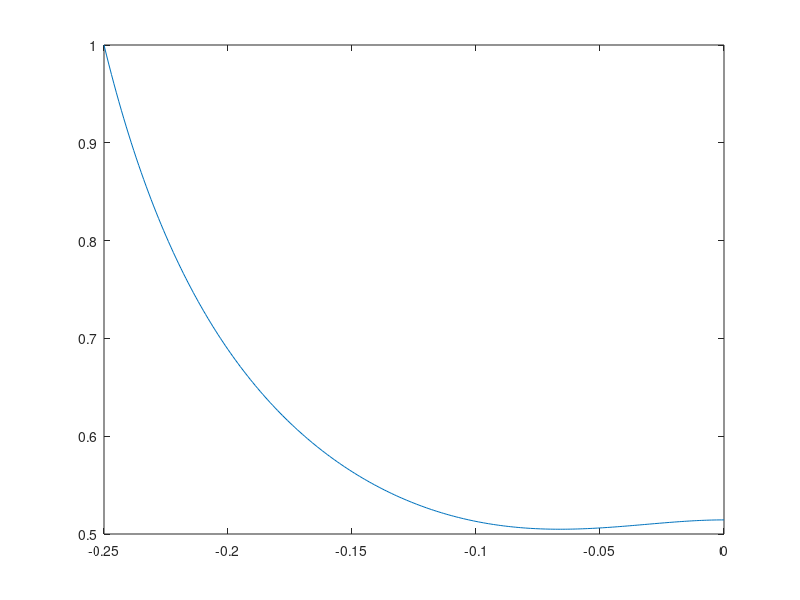
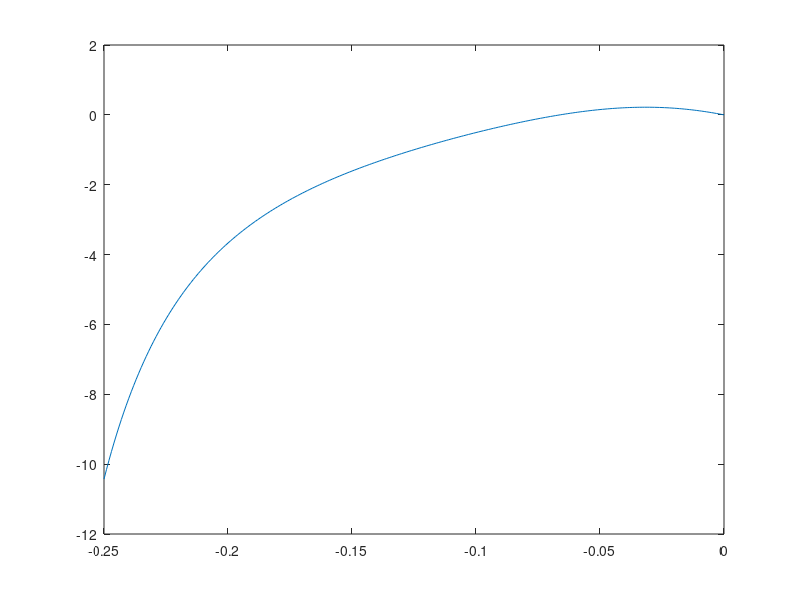
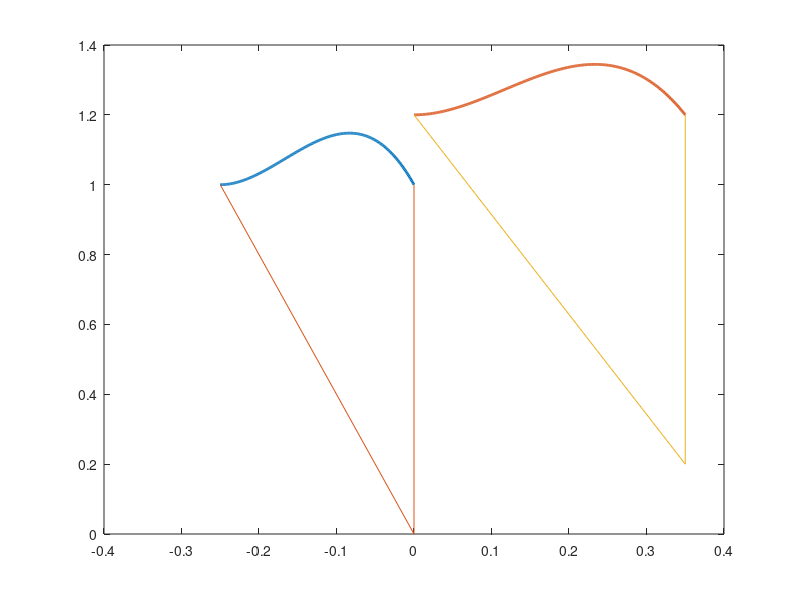

Source code (MATLAB) for these figures, in order: (Note: this script raises an error after producing the figures.)

g=9.81;

fstConst= [1 0 0 0];
fstObj =  1.0;
maxHeight=1.1;
maxLengthSquared=1.15^2;
stepUp=0.2;

%% First step
x=-0.25;
z=1;
dx=1.0;
dz=0.0;

X0=[x:0.001:0];
zf = 1.0;
dxf= 0;

energyICP = dx*dx-g*x*x/z;
if(energyICP<0)
    energyICP=0.0;
end
dxfICP = sqrt(energyICP);
dx0I = dx + x*sqrt(2*g*(maxHeight-z))/z;
xHeight = x + dx0I*(sqrt(2*g*(maxHeight-z))/g);
energyLimit = dx0I*dx0I-g*xHeight*xHeight/z;
if(energyLimit<0)
    energyLimit=0;
end
dxfLimit = sqrt(energyLimit);

dxf=dxfLimit;
alpha=0.0001;(dxfICP-dxf)/30;

A = [fstConst;
    1 x x^2 x^3 ; % x^4
    0 1 2*x 3*x^2 ; % 4*x^3
    (3/2)*g*x^2 g*x^3 (3/4)*g*x^4 (3/5)*g*x^5 ]; % (3/6)*g*x^6

Ainv= inv(A);
iter = 0;
for i=1:100000
k = (1/2)*(dx*z - dz*x)^2 + g*(x^2)*z-0.5*(zf^2)*(dxf^2);


c = Ainv*[fstObj z dz/dx k]';

c0 = c(1);
c1 = c(2);
c2 = c(3);
c3 = c(4);
c4=0;

% xmax = (-2*c2-sqrt(4*c2^2-12*c3*c1))/(6*c3);
% 
% zmax = c0 + c1*xmax+c2*xmax^2+c3*xmax^3;
% if (zmax<maxHeight) %&& (sqrt(x^2+z^2)*(g+(2*c2+6*c3*x).*dx^2)/(c0-c2*x^2-2*c3*x^3)<30)
%     break
% end

xl2max1 = (-4*c2^2+sqrt((4*c2^2)^2-24*(c3^2)*(2+2*c1^2)))/(12*c3^2);
xlmax1=-sqrt(abs(xl2max1));

l2max = xlmax1^2 + (c0 + c1*xlmax1+c2*xlmax1^2+c3*xlmax1^3)^2;
if (l2max<maxLengthSquared)
    break
end

dxf=dxf+alpha;% + (l2max-maxLengthSquared)*0.01;
iter = iter+1;
end

%% Second step

% x1=-sqrt(c0/g)*dxf*0.66; %-0.319275
% z1= c0-stepUp;
% dx1=dxf;
% dz1=c1*dxf;

x1= -0.35 %-0.319275
z1=z
dx1=1.4 
dz1=dz
X1=[x1:0.001:0];
zf1 = 1.0;
dxf1= dxfLimit;

A1 = [1 0 0 0;
    1 x1 x1^2 x1^3 ; % x^4
    0 1 2*x1 3*x1^2 ; % 4*x^3
    (3/2)*g*x1^2 g*x1^3 (3/4)*g*x1^4 (3/5)*g*x1^5 ]; % (3/6)*g*x^6

Ainv1= inv(A1);
iter1 = 0;
for i=1:100000
k1 = (1/2)*(dx1*z1 - dz1*x1)^2 + g*(x1^2)*z1-0.5*(zf1^2)*(dxf1^2);

c_1 = Ainv1*[1 z1 dz1/dx1 k1]';

c01 = c_1(1);
c11 = c_1(2);
c21 = c_1(3);
c31 = c_1(4);
c41=0;


% xmax_1 = (-2*c21-sqrt(4*c21^2-12*c31*c11))/(6*c31);
% zmax1 = c01 + c11*xmax_1+c21*xmax_1^2+c31*xmax_1^3;
% if (zmax1<maxHeight) %&& (sqrt(x^2+z^2)*(g+(2*c2+6*c3*x).*dx^2)/(c0-c2*x^2-2*c3*x^3)<30) 
%     break
% end

xl2max11 = (-4*c21^2+sqrt(16*c21^4-24*(c31^2)*(2+2*c11^2)))/(12*c31^2);
xl2max21 = (-4*c21^2-sqrt(16*c21^4-24*(c31^2)*(2+2*c11^2)))/(12*c31^2);
xlmax11=-abs(sqrt(max(xl2max11,xl2max21)));

l2max1 = xlmax11^2 + (c01 + c11*xlmax11+c21*xlmax11^2+c31*xlmax11^3)^2;
if (l2max1<maxLengthSquared)
    break
end

dxf1=dxf1+alpha;% + (l2max-maxLengthSquared)*0.01;
iter1 = iter1+1;
end

%% plotting
Fx0=c0+c1.*X0+c2.*X0.^2+c3*X0.^3;
Fx1=c01+c11.*X1+c21.*X1.^2+c31*X1.^3;

dX0=(((c0^2)*(dxf^2) + (c0*X0.^2 - 0.5*c2*X0.^4 - (4/5)*c3*X0.^5)*g).^(0.5))./(c0 - c2*X0.^2 - 2*c3*X0.^3);
dX0dx1 = (c0^2)*(dxf^2)*(2*c2 + 6*c3.*X0);
dX0dx2 = g*(c0^2 + 2*c0*c3*X0.^3 + (c3*X0.^5).*(-0.6*c2-0.8*c3.*X0));
dX0dx3 = (c0 + (X0.^2).*(-c2 -2*c3*X0)).^2;
dX0dx4 = ((c0^2)*(dxf^2) + (c0*X0.^2 - 0.5*c2*X0.^4 - (4/5)*c3*X0.^5)*g).^(0.5);
dX0dx = X0.*(dX0dx1 + dX0dx2)./(dX0dx3.*dX0dx4);

fs = 14;

figure;
plot(X0,dX0);
figure;
plot(X0,dX0dx);

figure;
plot(X0,Fx0,'linewidth',2);
hold on;
line([0,x],[0,z])
line([0,0],[0,c0])
plot(X1-x1,Fx1+stepUp,'linewidth',2);
line([-x1,0],[stepUp,stepUp+z1]);
line([-x1,-x1],[stepUp,stepUp+zf1]);
circle(0,0,sqrt(maxLengthSquared));
circle(-x1,0+stepUp,sqrt(maxLengthSquared));
% Xline=[-1:0.01:1];
% Zmax= 0*Xline+maxHeight;
% hold on;
% plot(Xline,Zmax);
axis([-0.4 0.4 0.0 1.5])
xlabel('x','FontSize', fs)
ylabel('z','FontSize', fs)
grid off;
legend(num2str(dxf),num2str(dxf1));
axis equal
axis([-0.4 0.4 0.0 1.5])
iter
opts.Format = 'eps';
opts.Color = 'CMYK';
opts.Resolution = 10000000;
set(gca,'LineWidth',1)
set(gca,'GridAlpha',0.4)
%exportfig(gcf,'cubicPolMultiStepUp.eps', opts)

u = (g+(2*c2+6*c3*x).*dx^2)/(c0-c2*x^2-2*c3*x^3);
% figure;
% plot(X,u);
% axis([-0.3 0 0 100]);
fgr = 10*sqrt(z^2+x^2)*u
time_est= ((c0 + c1*x +c2*x^2+c3*x^3)/(c1 + 2*c2*x + 3*c3*x^2))%+c0/c1


X=-1:0.0001:1;
Y=c0+c1.*X+c2.*X.^2+c3*X.^3;
dX0=(((c0^2)*(dxf^2) + (c0*X.^2 - 0.5*c2*X.^4 - (4/5)*c3*X.^5)*g).^(0.5))./(c0 - c2*X.^2 - 2*c3*X.^3);
% U = (g+(2*c2+6*c3*X).*dX0.^2)./(c0-c2*X.^2-2*c3*X.^3);
X1=-1:0.0001:1;
Y1=c01+c11.*X+c21.*X.^2+c31*X.^3;
figure;
% subplot(1,2,1)
pz=plot(X,Y,'LineWidth',3,'LineStyle','--');
x0=find(X>-0.25,1);
hold on;
pz=plot(X(x0:end),Y(x0:end),'LineWidth',3);
hold on;
pdz = plot(X1,Y1,'LineWidth',3,'LineStyle','--');
x0=find(X>-0.35,1);
pz=plot(X1(x0:end),Y1(x0:end),'LineWidth',3);
% subplot(1,2,2)
% [t,q] = ode45(@(t,q) qfunfake(t,q,c0,c1,c2,c3),[0:0.0001:3],[-0.25,1.0,1.0,0.0]);
% ddz = gradient(q(:,4),t)
% plot(q(:,1),ddz)
axis equal
axis([-0.5 0.0 0.9 1.3])
set(gca,'FontSize',fs)

circle(0,0,sqrt(maxLengthSquared));
Xline=[-1:0.01:1];
Zmax= 0*Xline+maxHeight;
% hold on;
%plot(Xline,Zmax,'LineStyle', '-.','LineWidth',1);
% axis equal
% axis([-0.5 0 0.8 1.3])
ylabel('$z$ [m]','FontSize', fs)
xlabel('$x$ [m]','FontSize', fs)
% xticks([-0.5:0.1:0.0])
% yticks([0.8:0.1:1.3])
% grid off;
% %exportfig(gcf,'cubicPolAndLine.eps', opts)
legend([pz pdz],{'$x_0=-0.25$','$x_0=-0.35$'},'Interpreter','latex','FontSize',fs)
 %legend([pz pdz],{'z_f=0','/frac{/dot{z}_f}{/dot{x}_f}','Interpreter','latex'})
opts.Format = 'eps';
opts.Color = 'CMYK';
opts.Resolution = 10000000;
% %set(gca,'LineWidth',1)
% set(gca,'GridAlpha',0.4)
exportfig(gcf,'PolynomialvsLength.eps', opts)
% 
% fx=c0+c1*x+c2*x^2+c3*x^3;
% dfx=c1+2*c2*x+3*c3*x^2;
% ddfx=2*c2 +6*c3*x;
% 
% b = inv([1 0 0; 0 1 0; 0 0 2;])*[1 0 ddfx*dx^2]';


% tspan = [0:0.01:150];
% [t,y] =ode45(@qfunOptimizationHandwritten, tspan, [x;dx;z;dz]);
